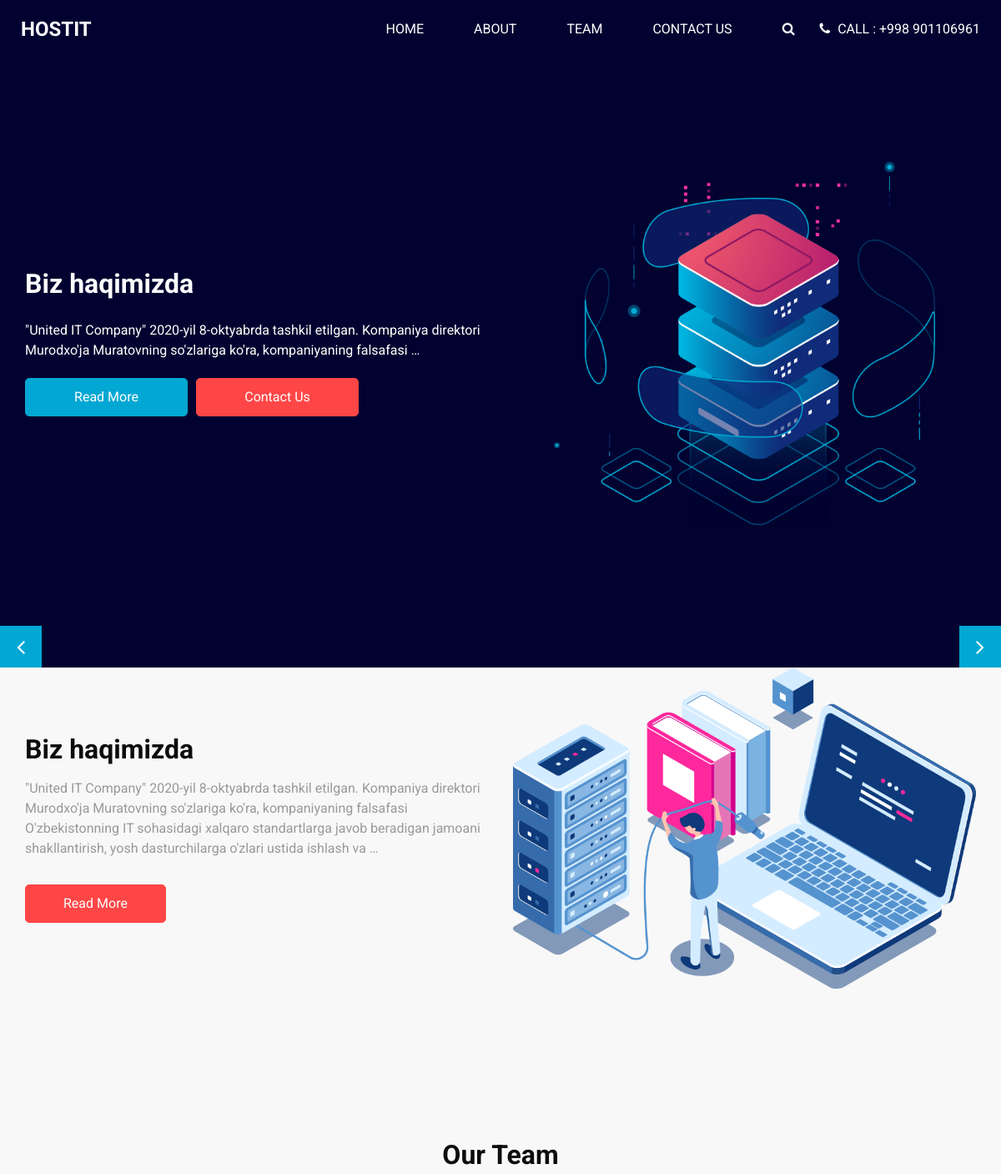
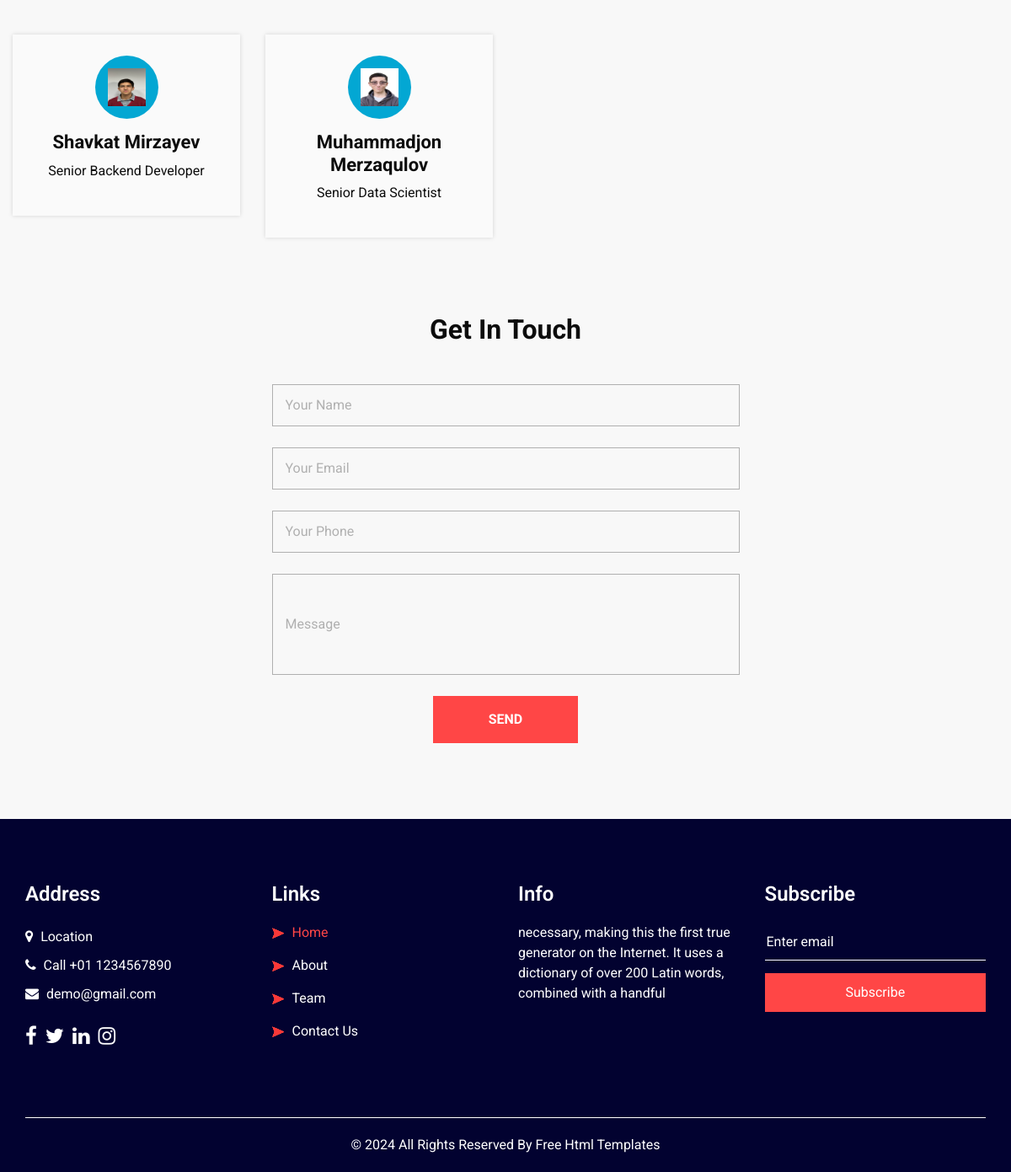
The page / on the database its author committed (2 pictures, top to bottom).
### company/models.py (models this page shows, shortened)
class Company(models.Model):
    title = models.CharField(max_length=100)
    about = models.TextField()

class Worker(models.Model):
    name = models.CharField(max_length=100)
    position = models.CharField(max_length=100)
    image = models.ImageField(upload_to='images/')
    def get_image(self):
        return self.image.url

### company/views.py (the view)
# urls.py: path('', homePageView, name='home'),
def homePageView(request):
    companies = Company.objects.all()
    workers = Worker.objects.all()
    context = {
        'companies': companies,
        'workers': workers
    }
    return render(request, 'home.html', context)

### templates/home.html (shortened to what this page needs)
{% load static %}
<!DOCTYPE html>
<html>
<head>
  <link rel="stylesheet" type="text/css" href="{% static 'css/bootstrap.css' %}" />
  <link href="{% static 'css/font-awesome.min.css' %}" rel="stylesheet" />
  <link href="{% static 'css/style.css' %}" rel="stylesheet" />
  <link href="{% static 'css/responsive.css' %}" rel="stylesheet" />
</head>
<body>
  <div class="hero_area">
    <header class="header_section">
      <div class="container-fluid">
        <nav class="navbar navbar-expand-lg custom_nav-container ">
          <a class="navbar-brand" href="{% url 'home' %}">
            <span>Hostit</span>
          </a>
          <div class="collapse navbar-collapse" id="navbarSupportedContent">
            <ul class="navbar-nav  ml-auto">
              <li class="nav-item active">
                <a class="nav-link" href="{% url 'home' %}">Home <span class="sr-only">(current)</span></a>
              </li>
              <li class="nav-item">
                <a class="nav-link" href="{% url 'about' %}"> About</a>
              </li>
              <li class="nav-item">
                <a class="nav-link" href="{% url 'team' %}">Team</a>
              </li>
              <li class="nav-item">
                <a class="nav-link" href="{% url 'contact-us' %}">Contact Us</a>
              </li>
            </ul>
            <div class="quote_btn-container">
              <form class="form-inline">
                <button class="btn   nav_search-btn" type="submit">
                  <i class="fa fa-search" aria-hidden="true"></i>
                </button>
              </form>
              <a href="">
                <i class="fa fa-phone" aria-hidden="true"></i>
                <span>
                  Call : +998 901106961
                </span>
              </a>
            </div>
          </div>
        </nav>
      </div>
    </header>
    <section class="slider_section ">
      <div id="customCarousel1" class="carousel slide" data-ride="carousel">
        <div class="carousel-inner">
          {% for a in companies %}
          <div class="carousel-item active">
            <div class="container ">
              <div class="row">
                <div class="col-md-6">
                  <div class="detail-box">
                    <h1>
                      {{ a.title }}
                    </h1>
                    <p>
                      {{ a.about | truncatewords:15 }}
                    </p>
                    <div class="btn-box">
                      <a href="{% url 'about' %}" class="btn-1">
                        Read More
                      </a>
                      <a href="{% url 'contact-us' %}" class="btn-2">
                        Contact Us
                      </a>
                    </div>
                  </div>
                </div>
                <div class="col-md-6">
                  <div class="row">
                    <div class=" col-lg-10 mx-auto">
                      <div class="img-box">
                        <img src="{% static 'images/slider-img.png' %}" alt="">
                      </div>
                    </div>
                  </div>
                </div>
              </div>
            </div>
          </div>
          {% endfor %}
        </div>
        <div class="carousel_btn-box">
          <a class="carousel-control-prev" href="#customCarousel1" role="button" data-slide="prev">
            <i class="fa fa-angle-left" aria-hidden="true"></i>
          </a>
          <a class="carousel-control-next" href="#customCarousel1" role="button" data-slide="next">
            <i class="fa fa-angle-right" aria-hidden="true"></i>
          </a>
        </div>
      </div>
    </section>
  </div>
  <section class="about_section layout_padding-bottom">
    <div class="container  ">
      {% for a in companies %}
      <div class="row">
        <div class="col-md-6">
          <div class="detail-box">
            <div class="heading_container">
              <h2>
                {{ a.title }}
              </h2>
            </div>
            <p>
              {{ a.about | truncatewords:30 }}
            </p>
            <a href="{% url 'about' %}">
              Read More
            </a>
          </div>
        </div>
        <div class="col-md-6 ">
          <div class="img-box">
            <img src="{% static 'images/about-img.png' %}" alt="">
          </div>
        </div>
      </div>
      {% endfor %}
    </div>
  </section>
  <section class="service_section layout_padding">
    <div class="container-fluid">
        <div class="container">
      <div class="heading_container heading_center">
        <h2>
          Our Team
        </h2>
      </div>
    </div>
    <div class="team_container ">
      <div class="row">
        {% for worker in workers %}
        <div class="col-lg-3 col-sm-6">
          <div class="box ">
            <div class="img-box">
              <img src="{{ worker.get_image }}" alt="">
            </div>
            <div class="detail-box">
              <h4>
                {{ worker.name }}
              </h4>
              <p>
                {{ worker.position }}
              </p>
            </div>
          </div>
        </div>
        {% endfor %}
      </div>
    </div>
    </div>
  </section>
  <section class="contact_section layout_padding-bottom">
    <div class="container">
      <div class="heading_container heading_center">
        <h2>
          Get In Touch
        </h2>
      </div>
      <div class="row">
        <div class="col-md-8 col-lg-6 mx-auto">
          <div class="form_container">
            <form action="">
              <div>
                <input type="text" placeholder="Your Name" />
              </div>
              <div>
                <input type="email" placeholder="Your Email" />
              </div>
              <div>
                <input type="text" placeholder="Your Phone" />
              </div>
              <div>
                <input type="text" class="message-box" placeholder="Message" />
              </div>
              <div class="btn_box ">
                <button>
                  SEND
                </button>
              </div>
            </form>
          </div>
        </div>
      </div>
    </div>
  </section>
  <section class="info_section layout_padding2">
    <div class="container">
      <div class="row">
        <div class="col-md-3">
          <div class="info_contact">
            <h4>
              Address
            </h4>
            <div class="contact_link_box">
              <a href="">
                <i class="fa fa-map-marker" aria-hidden="true"></i>
                <span>
                  Location
                </span>
              </a>
              <a href="">
                <i class="fa fa-phone" aria-hidden="true"></i>
                <span>
                  Call +01 1234567890
                </span>
              </a>
              <a href="">
                <i class="fa fa-envelope" aria-hidden="true"></i>
                <span>
                  demo@gmail.com
                </span>
              </a>
            </div>
          </div>
          <div class="info_social">
            <a href="">
              <i class="fa fa-facebook" aria-hidden="true"></i>
            </a>
            <a href="">
              <i class="fa fa-twitter" aria-hidden="true"></i>
            </a>
            <a href="">
              <i class="fa fa-linkedin" aria-hidden="true"></i>
            </a>
            <a href="">
              <i class="fa fa-instagram" aria-hidden="true"></i>
            </a>
          </div>
        </div>
        <div class="col-md-3">
          <div class="info_link_box">
            <h4>
              Links
            </h4>
            <div class="info_links">
              <a class="active" href="{% url 'home' %}">
                <img src="{% static 'images/nav-bullet.png' %}" alt="">
                Home
              </a>
              <a class="" href="{% url 'about' %}">
                <img src="{% static 'images/nav-bullet.png' %}" alt="">
                About
              </a>
              <a class="" href="{% url 'team' %}">
                <img src="{% static 'images/nav-bullet.png' %}" alt="">
                Team
              </a>
              <a class="" href="{% url 'contact-us' %}">
                <img src="{% static 'images/nav-bullet.png' %}" alt="">
                Contact Us
              </a>
            </div>
          </div>
        </div>
        <div class="col-md-3">
          <div class="info_detail">
            <h4>
              Info
            </h4>
            <p>
              necessary, making this the first true generator on the Internet. It uses a dictionary of over 200 Latin words, combined with a handful
            </p>
          </div>
        </div>
        <div class="col-md-3 mb-0">
          <h4>
            Subscribe
          </h4>
          <form action="#">
            <input type="text" placeholder="Enter email" />
            <button type="submit">
              Subscribe
            </button>
          </form>
        </div>
      </div>
    </div>
  </section>
  <footer class="footer_section">
    <div class="container">
      <p>
        &copy; <span id="displayYear"></span> All Rights Reserved By
        <a href="https://html.design/">Free Html Templates</a>
      </p>
    </div>
  </footer>
</body>
</html>

### static/css/responsive.css (style rules this page uses)
@media (min-width: 1200px) { .container { max-width: 1170px; } }

### rows shown on the page
Company: title "Biz haqimizda", about "\"United IT Company\" 2020-yil 8-oktyabrda tashkil etilgan. Kompaniya direktori Murodxo'ja Muratovning so'zlariga ko'ra, kompaniyaning falsafasi …", about "\"United IT Company\" 2020-yil 8-oktyabrda tashkil etilgan. Kompaniya direktori Murodxo'ja Muratovning so'zlariga ko'ra, kompaniyaning falsafasi O'zbekistonning IT sohasidagi xalqaro standartlarga javob beradigan jamoani shakllantirish, yosh dasturchilarga o'zlari ustida ishlash va …"
Worker: get_image (picture), name "Shavkat Mirzayev", position "Senior Backend Developer"
Worker: get_image (picture), name "Muhammadjon Merzaqulov", position "Senior Data Scientist"
